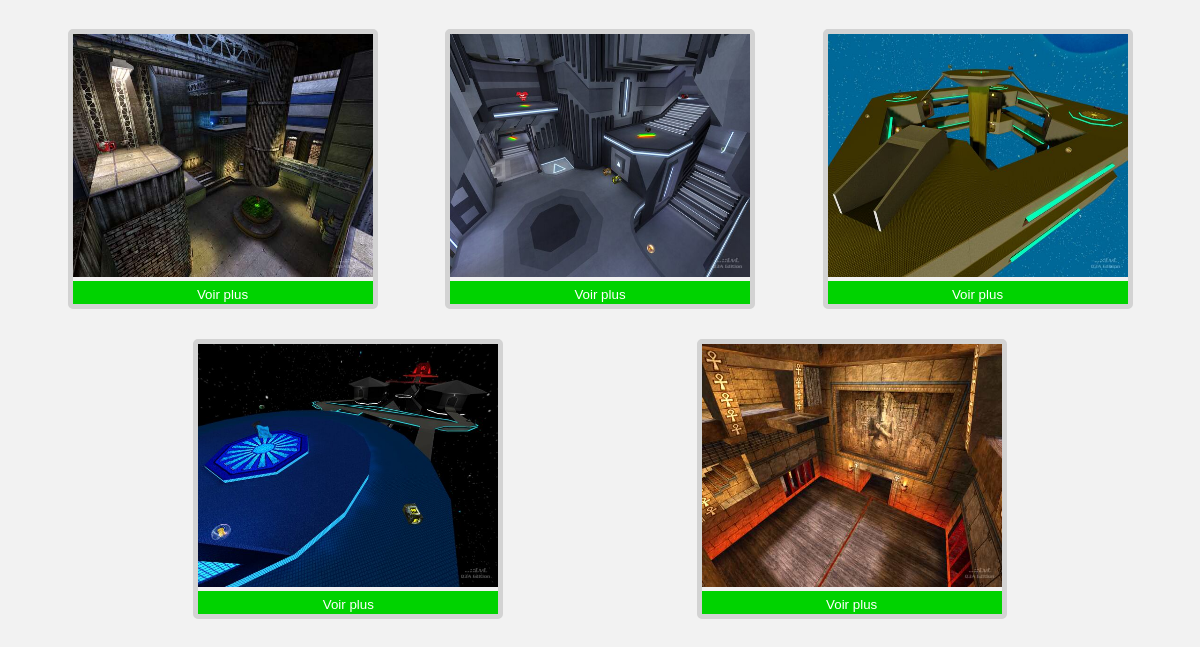
The page /accueil/accueil.php (lower part) on the database as committed earlier.
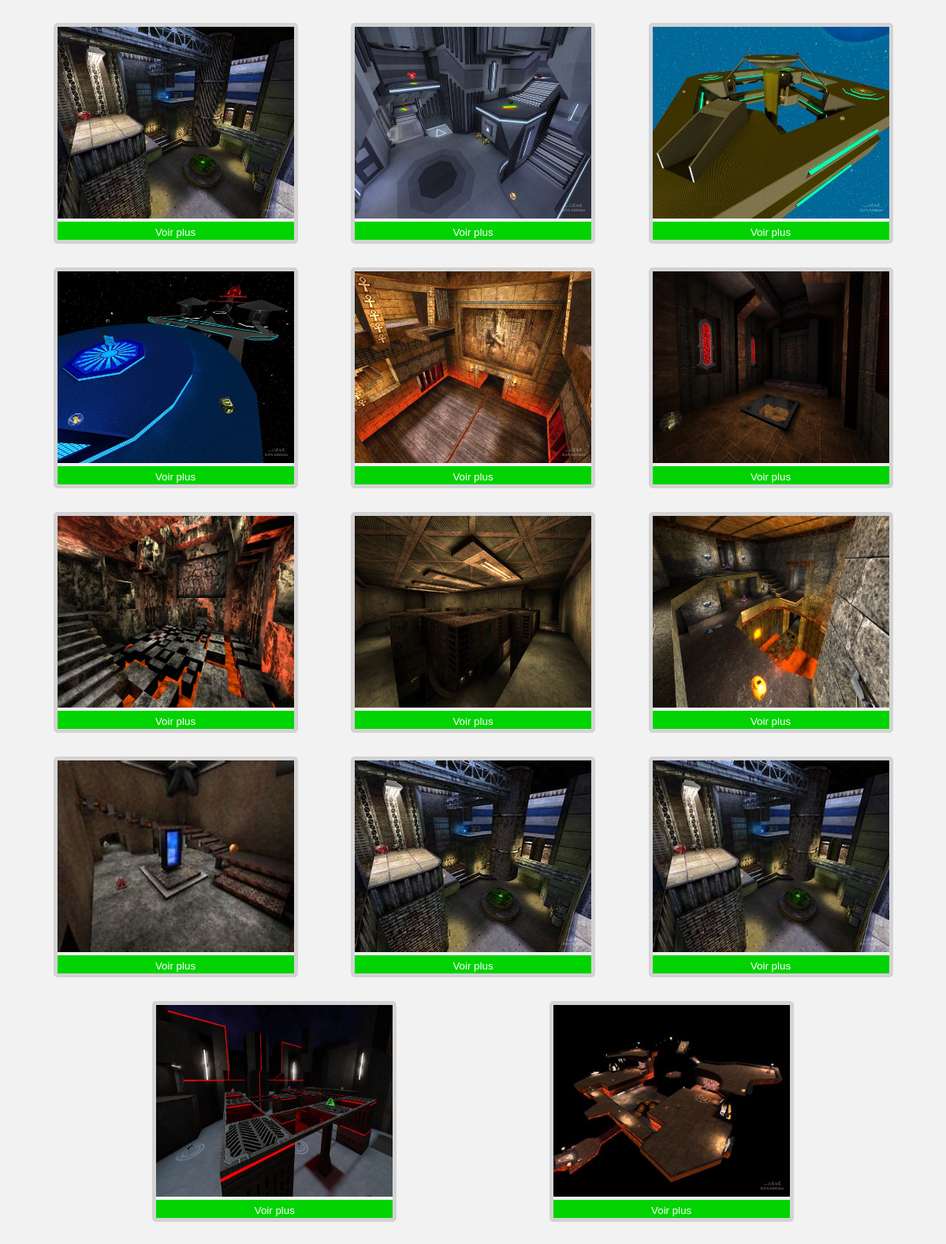
The same page on the database as committed later.
### tables this page shows
CREATE TABLE `map` (
  `id_map` int(100) NOT NULL,
  `nom_map` varchar(100) NOT NULL,
  `photo_map` text NOT NULL,
  `description_map` text NOT NULL
);

### requetes.php (called while the page is built, shortened)
<?php
	function affichertouteslesmaps()
	{
		if (require("config.php")) {
			$sql = $bdd->query("SELECT * FROM map;");
			$result = $sql->fetchAll(PDO::FETCH_OBJ);
			return $result;
		}
	}
?>

### accueil/accueil.php (the view, shortened to what this page needs)
<?php
    require_once '../config.php';
    require("../requetes.php");
    $lesmaps= affichertouteslesmaps();
?>
<!DOCTYPE html>
<html style="height: 100%; width: 100%;" lang="en">
<head>
    <link rel="stylesheet" href="/OpenArena/accueil/style/style.css">
    <link rel="stylesheet" type="text/javascript" href="/OpenArena/accueil/script/script.js">
</head>
<body style="height: 100%; width: 100%; background-color: #f2f2f2; margin: 0; padding: 0;">
    <div id="lesmaps" style="width: 100; display: flex; justify-content: space-evenly; margin-top: 30px; flex-wrap: wrap;">
        <?php foreach ($lesmaps as $unemap): ?>
        <div class="unemap" style="width: 25%;height: 270px;border: 5px solid lightgray;border-radius: 5px;overflow: hidden;margin-bottom: 30px;">
            <img src="/OpenArena/accueil/img/<?=$unemap->photo_map?>" style="width: 100%;height: 90%;flex-shrink: 0;">
            <a href="/OpenArena//presentationmap/index.php?id=<?=$unemap->id_map?>"><button style="width: 100%;height: 10%;background-color: rgb(0, 211, 0);border: none;color: white;">Voir plus</button></a>
        </div>
            <?php endforeach; ?>
    </div>
</body>
</html>

Rows that differ between the two databases and show on the page:
added map: photo_map (picture)
added map: shows a picture
added map: photo_map (picture)
added map: photo_map (picture)
added map: photo_map (picture)
added map: photo_map (picture)
added map: photo_map (picture)
added map: photo_map (picture)
added map: photo_map (picture)
